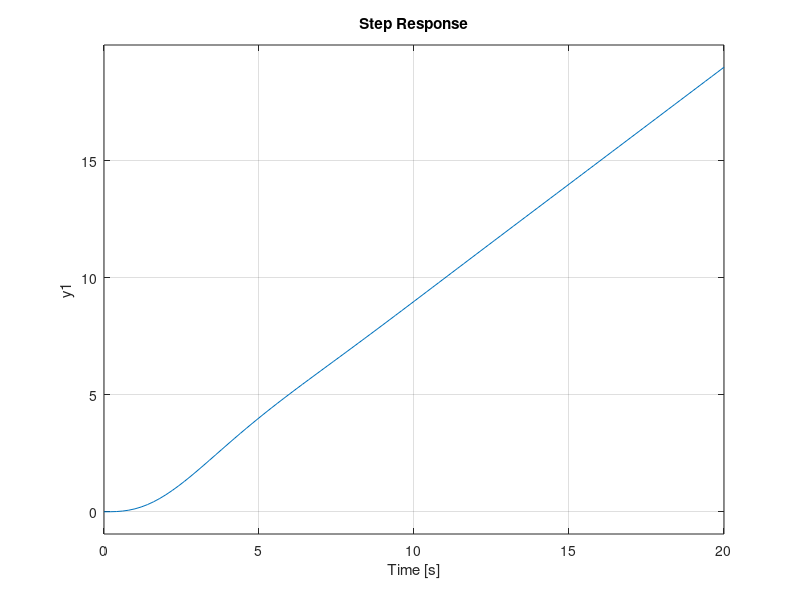

Reproduce this figure in MATLAB.
clear, clc, clf;

s = tf('s');
SYS1 = feedback(5/(s*(5*s+1)),1);
SYS2 = feedback(5*(1+0.8*s)/(s*(5*s+1)),1);
SYS3 = feedback(feedback(5/(5*s+1),0.8)*(1/s),1);

% impulse response
subplot(3,3,1);
impulse(SYS1);
subplot(3,3,4);
impulse(SYS2);
subplot(3,3,7);
impulse(SYS3);

% step response
subplot(3,3,2);
step(SYS1);
subplot(3,3,5);
step(SYS2);
subplot(3,3,8);
step(SYS3);

% ramp response
subplot(3,3,3);
step(SYS1/s);
subplot(3,3,6);
step(SYS2/s);
subplot(3,3,9);
step(SYS3/s);